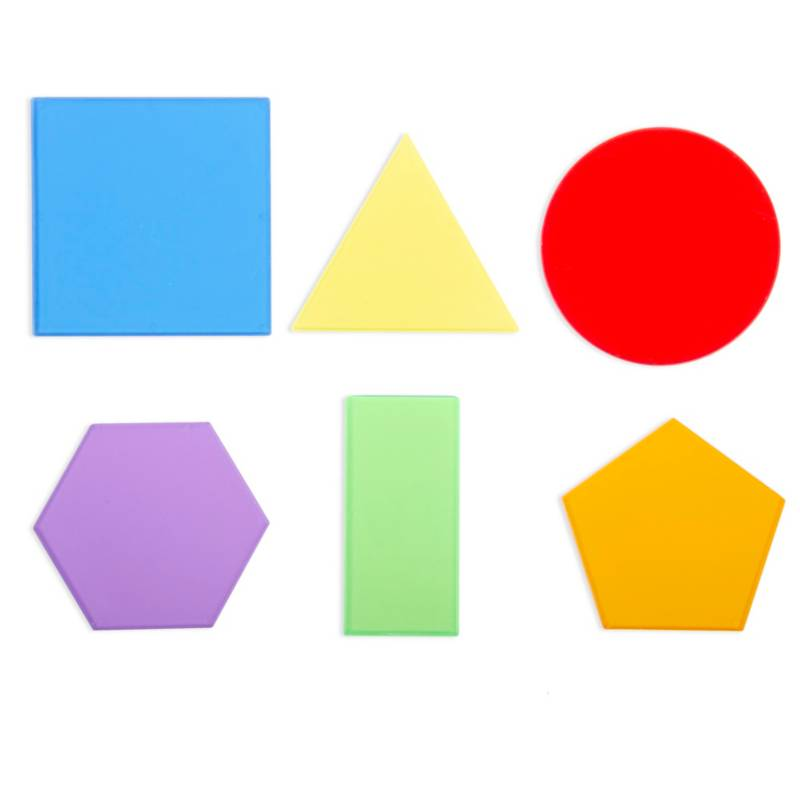
#> input picture Vision/shapes.jpg, 800 x 800 px, given in place of the camera
$ python shape_detector.py
#> lines starting #> are read from the running program, lines starting #| are printed output that depends on the picture; after the words box and inside, x2 and y2 are one past the last pixel; in counts of white or black regions, pixels touching at a corner belong together
#> in main, frame is the input picture: shape (800, 800, 3); mean B, G, R 212.3, 218.3, 231
import cv2
import numpy as np
import matplotlib.pyplot as plt
import time

# Function to process each frame
def process_frame(img):

    # Convert the image to grayscale
    gray = cv2.cvtColor(img, cv2.COLOR_BGR2GRAY)
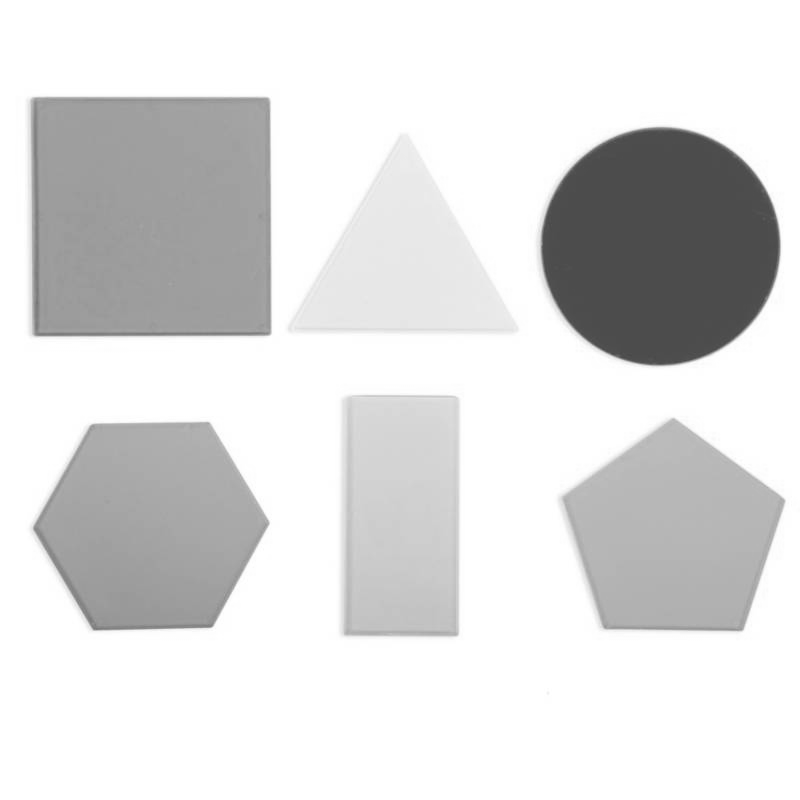
#> gray: shape (800, 800); min 72, max 255, mean 221.4

    k = 7
    # Apply Gaussian blur to the grayscale image
    blur = cv2.GaussianBlur(gray, (k, k), 0)

    lower_thr = 100
    upper_thr = 200
    # Apply Canny edge detection to the blurred image
    edges = cv2.Canny(blur, lower_thr, upper_thr)
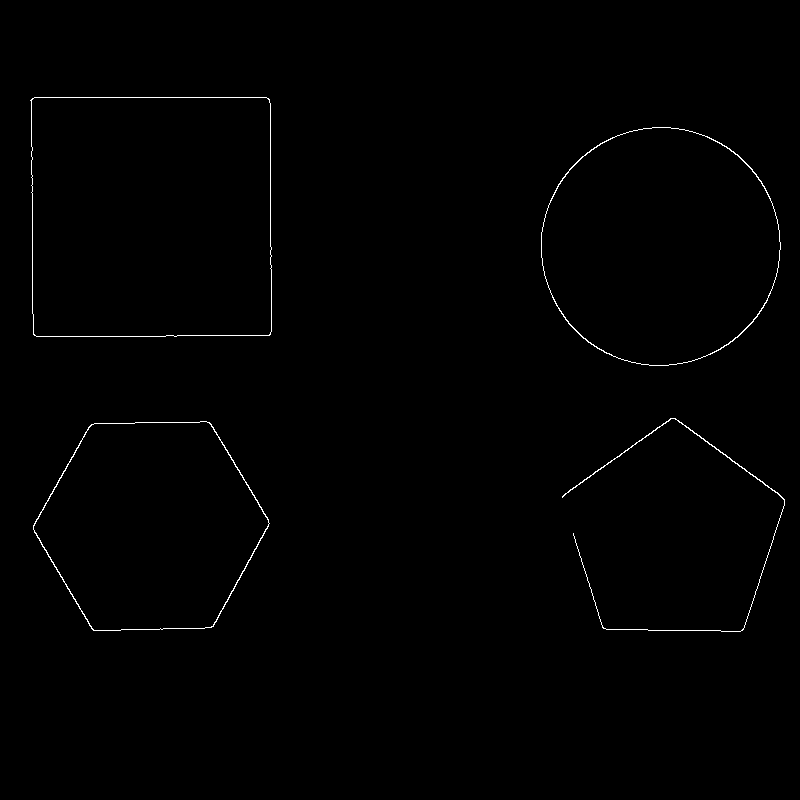
#> edges: shape (800, 800); 0.53% white in thin lines or dots, all inside (x1, y1, x2, y2) = (30, 97, 785, 632)

    # Find contours in the edges image
    contours, hierarchy = cv2.findContours(edges, cv2.RETR_TREE, cv2.CHAIN_APPROX_SIMPLE)
#> contours = 7 contours; box (x1, y1, x2, y2) and area: (30, 97, 272, 337) 56888, (31, 97, 272, 337) 56882, (541, 127, 781, 366) 44605, (541, 127, 781, 366) 44407, (33, 421, 270, 631) 36882, (33, 421, 270, 631) 36660, (562, 418, 785, 632) 147

    # Draw a green bounding box around each detected contour
    for cnt in contours:
        area = cv2.contourArea(cnt)

        if area > 150:  # Ignore small contours

            approx = cv2.approxPolyDP(cnt, 0.02 * cv2.arcLength(cnt, True), True)
            if len(approx) == 3:
                cv2.drawContours(img, [cnt], 0, (0, 255, 0), 4)
            elif len(approx) == 4:
                x, y, w, h = cv2.boundingRect(cnt)
                aspect_ratio = float(w) / h
                if aspect_ratio >= 0.95 and aspect_ratio <= 1.05:
                    cv2.drawContours(img, [cnt], 0, (255, 255, 0), 4)
                else:
                    cv2.drawContours(img, [cnt], 0, (255, 150, 0), 4)
            elif len(approx) == 5:
                cv2.drawContours(img, [cnt], 0, (0, 255, 0), 4)
            else:
                cv2.drawContours(img, [cnt], 0, (255, 0, 255), 4)
#> this loop made 7 passes
#> (area, approx, x, y, w, h, aspect_ratio) on passes 6 to 7: (56888.5, [[30, 100], [34, 335], [270, 334], [268, 98]], 30, 97, 242, 240, 1.01), (56881.5, [[34, 97], [269, 100], [268, 335], [33, 333]], 31, 97, 241, 240, 1)
#> area on passes 1 to 5: 36882, 36660, 147, 44605, 44407
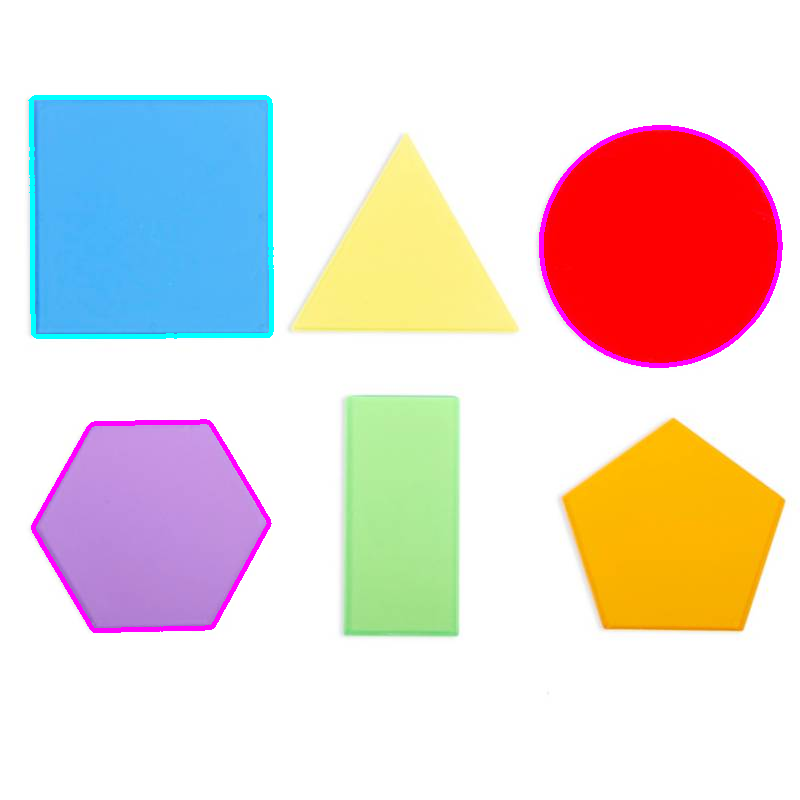
#> img: shape (800, 800, 3); 1.83% of pixels changed, all inside (x1, y1, x2, y2) = (28, 95, 783, 633)

    # Display the processed frame
    cv2.imshow('Processed Frame', img)
    cv2.imshow('Canny Frame', edges)

    # Check for 'q' key press to exit
    if cv2.waitKey(1) & 0xFF == ord('q'):
#> (key q is pressed here)
        print('toi aca')
        cv2.imwrite(f'Vision/results/detection_{int(time.time())}.png', img)
        return False

    return True

# Main function
def main():
    # Open the webcam
    cap = cv2.VideoCapture(0)

    while True:
        # Read a frame from the webcam
        ret, frame = cap.read()

        # Check if frame reading was successful
        if not ret:
            break

        # Process the frame
        if not process_frame(frame):
            break

    # Release the webcam and close windows
    cap.release()
    cv2.destroyAllWindows()

# Run the main function
if __name__ == '__main__':
    main()
    time.time()
